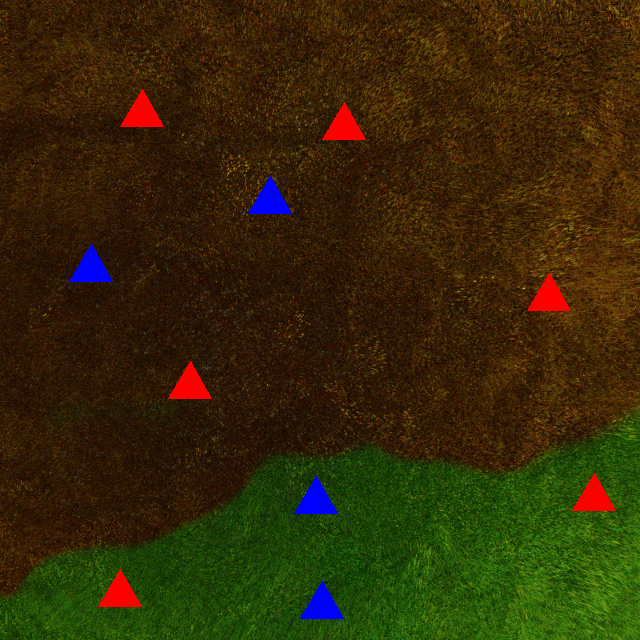
#> input picture images/1.png, 640 x 640 px, found by its file name; its folder holds only this picture in this run
$ python 1.py
#> lines starting #> are read from the running program, lines starting #| are printed output that depends on the picture; after the words box and inside, x2 and y2 are one past the last pixel; in counts of white or black regions, pixels touching at a corner belong together; long printed decimals are rounded
import cv2
import numpy as np
import os
import time  # to desplay frames automatically
#from os import listdir


# Lists to store various data
house_val1=[]  #it stores different house values collectively
house_on_burnt=[] #it stores burnt house values collectively
house_on_unburnt=[] #it stores unburnt house values collectively
priority_house_on_burnt=[] #it stores priority house on burnt grass collectively
priority_house_on_unburnt=[] #it stores priority house on unburnt collectively
rescue_ratio=[] #it stores rescue ratio as specified by the question
path=r'C:\Users\santo\Documents\GitHub\UAS_software\images' # please add your image folder path
image_list=[] #it stores all the input images for displaying at the end
processed_image_list=[] #it stores the processed images for displaying at the end
image_name_list=[] # #it stores the images names for displaying at the end


# Loop through images in the specified path
for images in os.listdir(path):
    #print(images)

    # Initialize variables for each image and applying mask
    house_val=[]  # ot stores house values temperarly which is further appended in a list(nested) for further calculation
    image_name_list.append(images)
    img = cv2.imread(os.path.join(path,images)) #reading images
#> img is the input picture: shape (640, 640, 3); mean B, G, R 7.3, 41.1, 52.4
    image=img
    image_list.append(image)
    hsvFrame = cv2.cvtColor(image, cv2.COLOR_RGB2HSV)
#> hsvFrame: shape (640, 640, 3); mean H, S, V 96.5, 233.2, 64.1

    #Defining color ranges for various colors, science input image contains only 4 sifferent shades therefore i am extraction each seperatly to use it for further processing
    #red color
    red_lower = np.array([120,50,50], np.uint8)  #lower value of red color , found by hit and trial
    red_upper = np.array([139,255,255], np.uint8) #upper value of red color , found by hit and trial
    red_mask = cv2.inRange(hsvFrame, red_lower, red_upper)
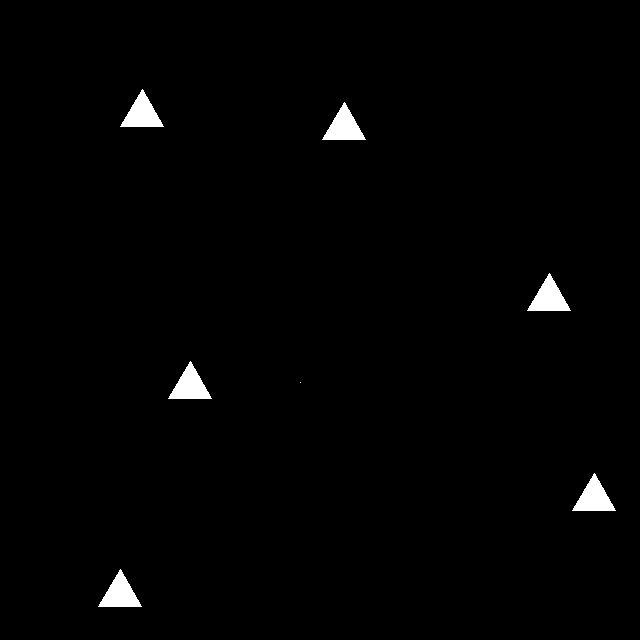
#> red_mask: shape (640, 640); 1.3% white; 7 white regions (1 under 20 px), largest, box (x1, y1, x2, y2) and area: (120, 89, 164, 127) 855, (322, 102, 366, 140) 855, (527, 273, 571, 311) 855, (168, 361, 212, 399) 855, (572, 473, 616, 511) 855, (98, 569, 142, 607) 855
    res_red = cv2.bitwise_and(image, image,
                                mask = red_mask)  # applying bitwaise and operator to extact only required color

    #green color
    green_lower = np.array([0,150,0], np.uint8)
    green_upper = np.array([85,254,150], np.uint8)
    green_mask = cv2.inRange(hsvFrame, green_lower, green_upper)
#> green_mask: shape (640, 640); 22.8% white; 9 white regions (8 under 20 px), largest, box (x1, y1, x2, y2) and area: (0, 409, 640, 640) 93222
    res_green = cv2.bitwise_and(image, image,
                                mask = green_mask)

    #blue color
    blue_lower = np.array([0, 200, 250], np.uint8)
    blue_upper = np.array([20, 255, 255], np.uint8)
    blue_mask = cv2.inRange(hsvFrame, blue_lower, blue_upper)
#> blue_mask: shape (640, 640); 0.83% white; 4 white regions, box (x1, y1, x2, y2) and area: (248, 176, 292, 214) 855, (69, 244, 113, 282) 855, (294, 476, 338, 514) 855, (300, 581, 344, 619) 855
    res_blue = cv2.bitwise_and(image, image,
                                    mask = blue_mask)

    #brown color
    brown_lower=np.array([90,150,10], np.uint8)
    brown_upper=np.array([150,250,150], np.uint8)
    brown_mask=cv2.inRange(hsvFrame, brown_lower, brown_upper)
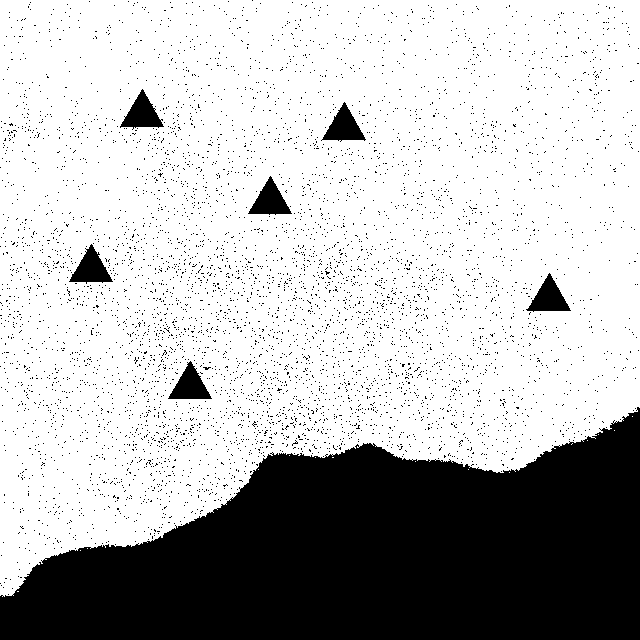
#> brown_mask: shape (640, 640); 73% white; 5642 black regions (5635 under 20 px), largest, box (x1, y1, x2, y2) and area: (0, 407, 640, 640) 97745, (69, 244, 113, 284) 869, (120, 89, 164, 130) 868
    res_brown=cv2.bitwise_and(image, image,
                                    mask = brown_mask)


    # Combining color channels for burnt and unburnt areas to get desired set of images
    #unburnt
    unburnt1=cv2.addWeighted(res_green,1,res_blue,1,0) # adding green layer and blue layer with 100% values and 0 gamma, 0 gamma so that image do not change at all
    unburnt2=cv2.addWeighted(unburnt1,1,res_red,1,0)
    unburnt3=cv2.addWeighted(res_green,1,res_red,1,0)

    #burnt
    burnt1=cv2.addWeighted(res_brown,1,res_blue,1,0)
    burnt2=cv2.addWeighted(burnt1,1,res_red,1,0)
    burnt3=cv2.addWeighted(res_brown,1,res_red,1,0)

    #cv2.imshow('img',image)
    # Converting images to different color spaces
    res_green1=cv2.cvtColor(res_green,cv2.COLOR_RGB2LAB) #just to show differnet areas differently
#> res_green1: shape (640, 640, 3); mean of channels 0, 1, 2 16.5, 120.9, 132.3
    res_brown1=cv2.cvtColor(res_brown,cv2.COLOR_RGB2HSV_FULL)
#> res_brown1: shape (640, 640, 3); mean H, S, V 108.6, 169.6, 40
    #cv2.imshow('res_green1',res_green1)
    #cv2.imshow('res_brown1',res_brown1)
    out_show=cv2.addWeighted(res_green1,1,res_brown1,1,0)
#> out_show: shape (640, 640, 3); mean of channels 0, 1, 2 125.1, 213.7, 172.3
    out_show1=cv2.addWeighted(res_blue,1,res_red,1,0)
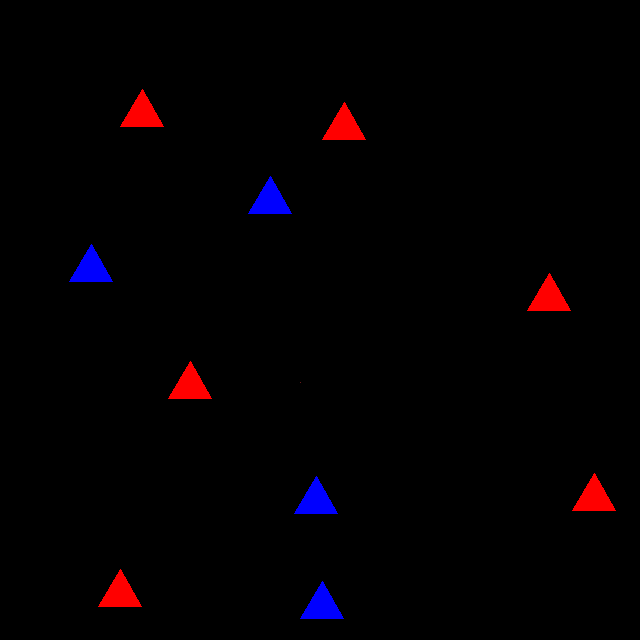
#> out_show1: shape (640, 640, 3); mean B, G, R 2.1, 0, 3.2
    out_show2=cv2.addWeighted(out_show,1,out_show1,1,0)
#> out_show2: shape (640, 640, 3); mean of channels 0, 1, 2 127.3, 213.7, 173.9
    #cv2.imshow('out_show',out_show1)
    processed_image_list.append(out_show2)

    # Creating a list of images for analysis
    house_list=[res_blue,res_red,burnt2,unburnt2,burnt3,unburnt3,burnt1,unburnt1]

    house_count=0
    for i in house_list: #loop for finding edges
        house_count=0
        gray = cv2.cvtColor(i, cv2.COLOR_BGR2GRAY) #converting bgr to gray science its easy to find in gray than in color format

        edges = cv2.Canny(gray, 1, 1,apertureSize=7,L2gradient=False) # applying canny edger detector to detect edges

        contours1=cv2.blur(edges,(5,5),) #blurring image
        contours, _ = cv2.findContours(contours1, cv2.RETR_EXTERNAL, cv2.CHAIN_APPROX_SIMPLE) #Joining poins to create a closed shape

        for contour in contours:
            #print(cv2.arcLength(contour,True))
            epsilon = 0.04 * cv2.arcLength(contour, True)
            approx = cv2.approxPolyDP(contour, epsilon, True)

            num_vertices = len(approx)
            #print(num_vertices)

            if num_vertices == 3:

                #print('triangle')
                house_count=house_count+1

        #print(house_count)
        house_val.append(house_count)
#> this loop made 8 passes
#> pass 1, `edges = cv2.Canny(gray, 1, 1,apertureSize=7,L2gradient=False)`:
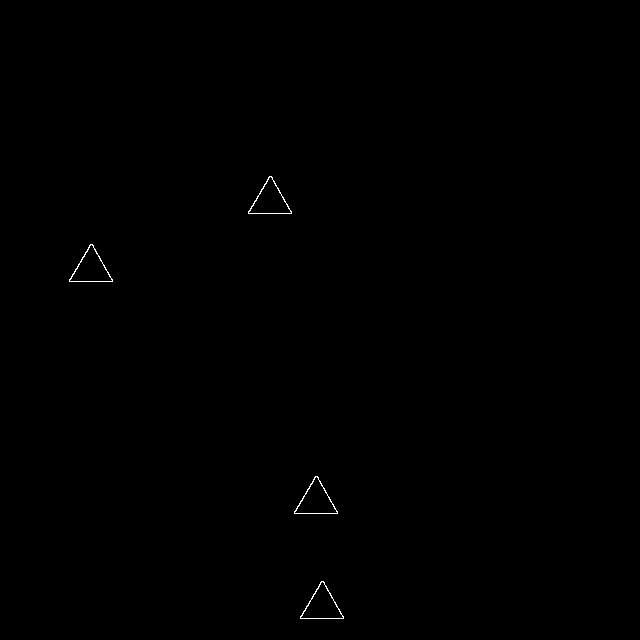
#> edges: shape (640, 640); 0.15% white in thin lines or dots, all inside (x1, y1, x2, y2) = (69, 176, 344, 619)
#> after the loop:
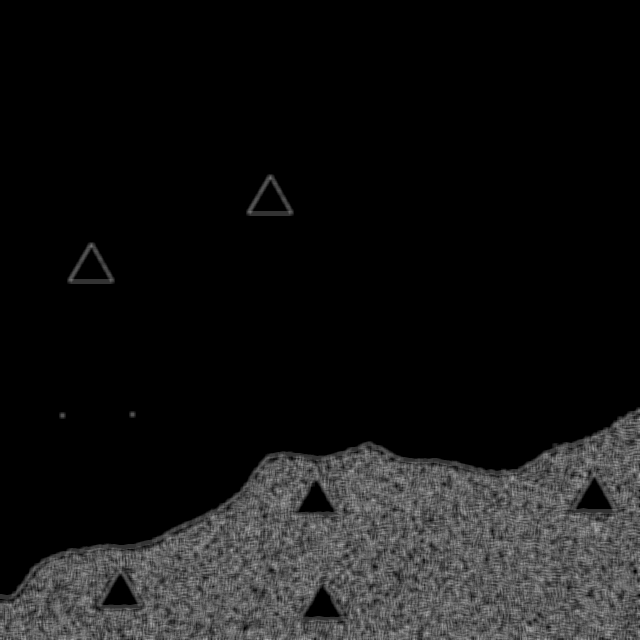
#> contours1: shape (640, 640); min 0, max 173, mean 21.4
#> after the loop:
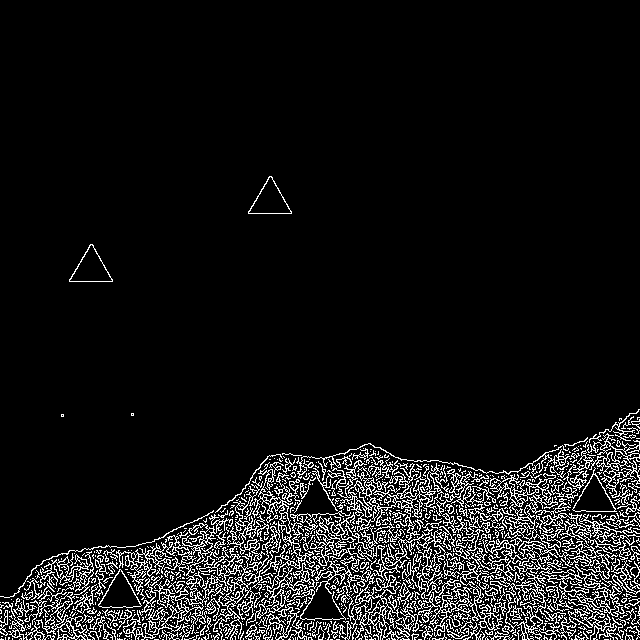
#> edges: shape (640, 640); 8.4% white in thin lines or dots, all inside (x1, y1, x2, y2) = (0, 176, 640, 640)
#> after the loop:
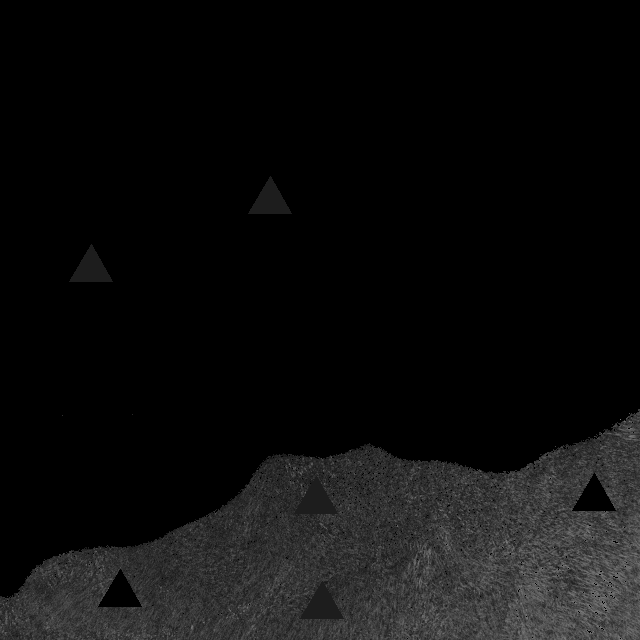
#> gray: shape (640, 640); min 0, max 125, mean 13.4
#> after the loop, house_val = [4, 6, 4, 6, 2, 4, 2, 2]
    house_val1.append(house_val)
#print('house_val1',house_val1)

for i in house_val1: #for calculating differnt rwequired values as stored earlier in list
    house_on_burnt.append(i[0]+i[1]-i[2])
    house_on_unburnt.append(i[0]+i[1]-i[3])
    priority_house_on_burnt.append(((i[0]-i[6])*2)+(i[1]-i[4]))
    priority_house_on_unburnt.append(((i[0]-i[7])*2)+(i[1]-i[5]))
    rescue_ratio.append((((i[0]-i[6])*2)+(i[1]-i[4]))/(((i[0]-i[7])*2)+(i[1]-i[5])))
#> this loop made 1 pass
#> after the loop, house_on_burnt = [6]; house_on_unburnt = [4]; priority_house_on_burnt = [8]; priority_house_on_unburnt = [6]; rescue_ratio = [1.33]

print('The number of houses on the burnt grass (Hb) : ',house_on_burnt) #printing results
#| The number of houses on the burnt grass (Hb) :  [6]
print('The number of houses on the green grass (Hg) : ',house_on_unburnt)
#| The number of houses on the green grass (Hg) :  [4]
print('The total priority of houses on the burnt grass (Pb) : ',priority_house_on_burnt)
#| The total priority of houses on the burnt grass (Pb) :  [8]
print('The total priority of houses on the green grass (Pg) : ',priority_house_on_unburnt)
#| The total priority of houses on the green grass (Pg) :  [6]
print('rescue ratio of priority (Pr) : ',rescue_ratio)
#| rescue ratio of priority (Pr) :  [1.333]


for i in range(len(rescue_ratio)): #shorting rescue ratio values in descending order
    for j in range(i + 1, len(rescue_ratio)):

        if rescue_ratio[i] < rescue_ratio[j]:
            rescue_ratio[i], rescue_ratio[j] = rescue_ratio[j], rescue_ratio[i]
            image_name_list[i],image_name_list[j]=image_name_list[j],image_name_list[i]
#> this loop made 1 pass
#> after the loop, image_name_list = ['1.png']


print('rev_rescue_ratio : ',rescue_ratio)
#| rev_rescue_ratio :  [1.333]
print('Image name list : ',image_name_list)
#| Image name list :  ['1.png']

for i in range (len(image_list)): # for displaying input image and processed image one by one
    cv2.imshow('Input Image',image_list[i])
    cv2.imshow("Processed Image",processed_image_list[i])
    time.sleep(3)
    if cv2.waitKey(1) & 0xFF == ord('q'):
        break
    # [16 lines of commented-out code are left out]

cv2.waitKey(0)
cv2.destroyAllWindows()


#some of # were used duing development process

$ run again, on images/3.png
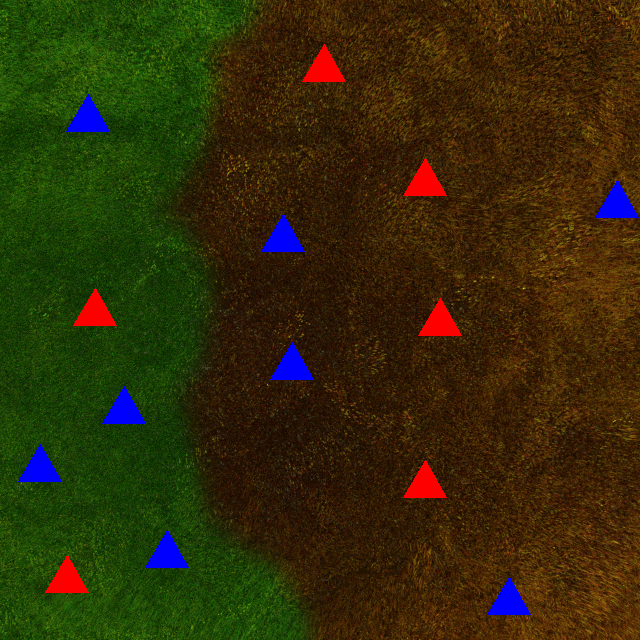
#> input picture images/3.png, 640 x 640 px, found by its file name
#> img is the input picture: shape (640, 640, 3); mean B, G, R 9.4, 44, 50.8
#> hsvFrame: shape (640, 640, 3); mean H, S, V 91.9, 234, 67.4
#> `red_mask = cv2.inRange(hsvFrame, red_lower, red_upper)`:
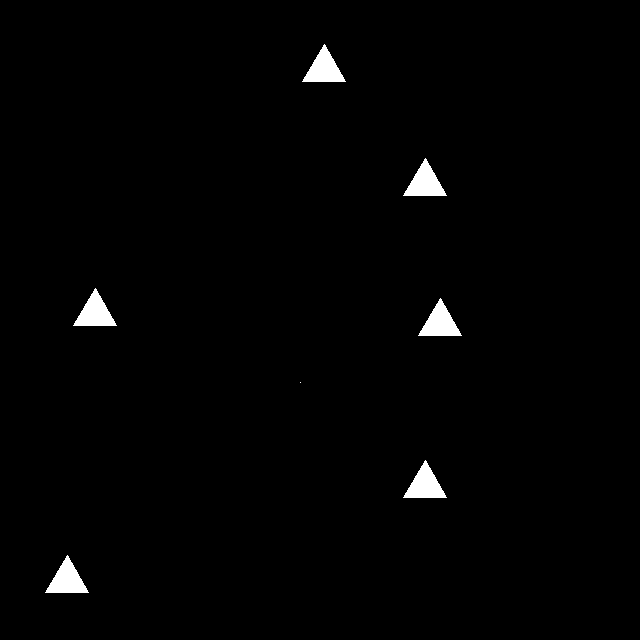
#> red_mask: shape (640, 640); 1.3% white; 7 white regions (1 under 20 px), largest, box (x1, y1, x2, y2) and area: (302, 44, 346, 82) 855, (403, 158, 447, 196) 855, (73, 288, 117, 326) 855, (418, 298, 462, 336) 855, (403, 460, 447, 498) 855, (45, 555, 89, 593) 855
#> green_mask: shape (640, 640); 32.7% white; 80 white regions (79 under 20 px), largest, box (x1, y1, x2, y2) and area: (0, 0, 312, 640) 133818
#> blue_mask: shape (640, 640); 1.7% white; 8 white regions, largest, box (x1, y1, x2, y2) and area: (66, 94, 110, 132) 855, (595, 180, 639, 218) 855, (261, 214, 305, 252) 855
#> brown_mask: shape (640, 640); 62.4% white; 4405 black regions (4396 under 20 px), largest, box (x1, y1, x2, y2) and area: (0, 0, 314, 640) 141385, (270, 342, 314, 381) 869, (261, 214, 305, 253) 864
#> res_green1: shape (640, 640, 3); mean of channels 0, 1, 2 20.1, 118.8, 133.7
#> res_brown1: shape (640, 640, 3); mean H, S, V 92.3, 145.1, 37.1
#> out_show: shape (640, 640, 3); mean of channels 0, 1, 2 112.5, 198, 170.8
#> out_show2: shape (640, 640, 3); mean of channels 0, 1, 2 116.7, 198, 172.4
#> the loop `for i in house_list:` made 8 passes
#> after the loop `for i in house_list:`:
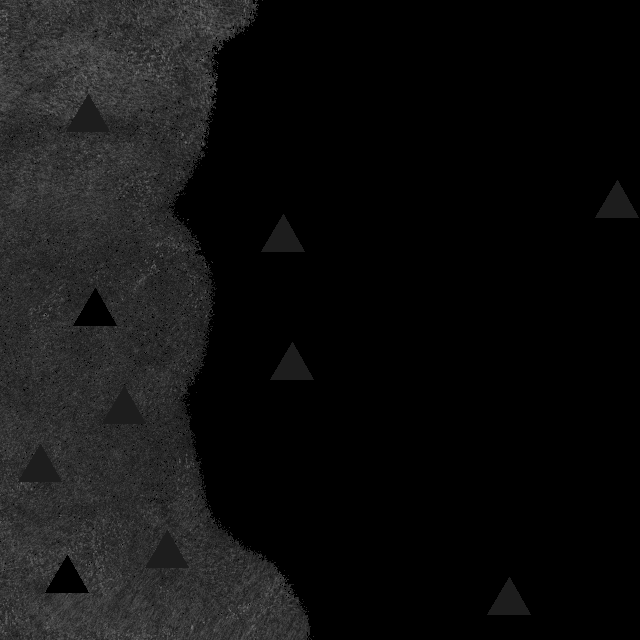
#> gray: shape (640, 640); min 0, max 123, mean 16.5
#> after the loop `for i in house_list:`: house_val = [8, 6, 6, 8, 2, 4, 4, 4]
#> the loop `for i in house_val1:` made 1 pass
#> after the loop `for i in house_val1:`: house_on_burnt = [8]; house_on_unburnt = [6]; priority_house_on_burnt = [12]; priority_house_on_unburnt = [10]; rescue_ratio = [1.2]
#| The number of houses on the burnt grass (Hb) :  [8]
#| The number of houses on the green grass (Hg) :  [6]
#| The total priority of houses on the burnt grass (Pb) :  [12]
#| The total priority of houses on the green grass (Pg) :  [10]
#| rescue ratio of priority (Pr) :  [1.2]
#> the loop `for i in range(len(rescue_ratio)):` made 1 pass
#> after the loop `for i in range(len(rescue_ratio)):`: image_name_list = ['3.png']
#| rev_rescue_ratio :  [1.2]
#| Image name list :  ['3.png']
#> the loop `for i in range (len(image_list)):` made 1 pass; (key q is pressed on pass 1)
